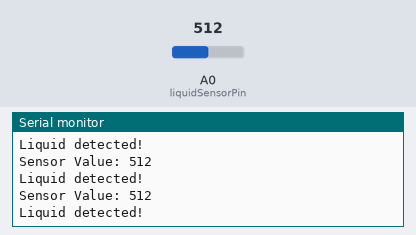
Bench run of a sketch on a simulated Arduino Uno, built with avr-gcc and run on an emulated ATmega328P. Shown: the last lines printed to the serial monitor. The inputs (shaded band) are chosen by the test bench; at power-on: A0 (liquidSensorPin) = 512.

Above: at 1.2 s.
1.3 s: A0 (liquidSensorPin) set to 111
At 1.39 s:
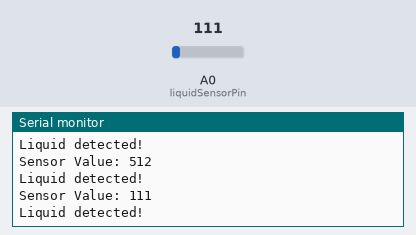
2.8 s: A0 (liquidSensorPin) set to 94
At 2.9 s:
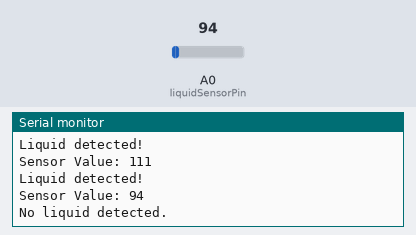
Timing chart, 0 to 5.8 s (numbered marks = the images above; inputs shaded):
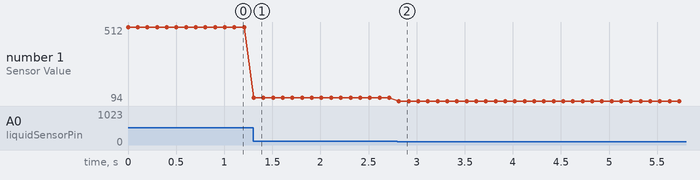

Measured:
- the behaviour switches between 101 and 100 on A0 (liquidSensorPin) (found by bisection; images 1 and 2)
- after the input at 1.3 s, the serial monitor: prints a new line at once (image 1)
- after the input at 2.8 s, the serial monitor: prints a new line at once (image 2)
- plotted number 1: 512 → 111 after the input at 1.3 s, 111 → 94 after the input at 2.8 s

The sketch:

liquid_level_detector.ino
```cpp
const int liquidSensorPin = A0;
const int threshold = 100;
int sensorValue = 0;

void setup() {
  Serial.begin(9600);
  pinMode(liquidSensorPin, INPUT);
}

void loop() {
  sensorValue = analogRead(liquidSensorPin);

  // Print the raw sensor value to the serial monitor
  Serial.print("Sensor Value: ");
  Serial.println(sensorValue);

  // Check if the liquid is detected
  if (sensorValue > threshold) {
    Serial.println("Liquid detected!");
  } else {
    Serial.println("No liquid detected.");
  }

  delay(100);
}
```
